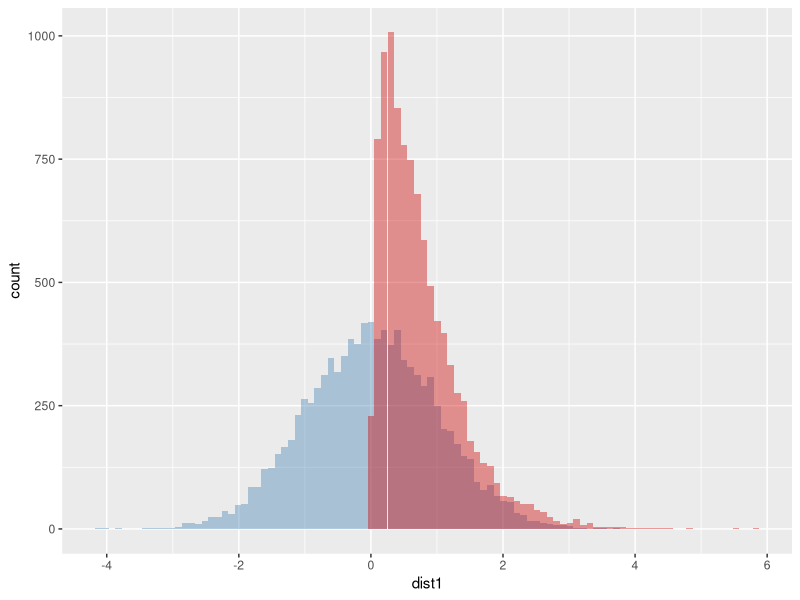
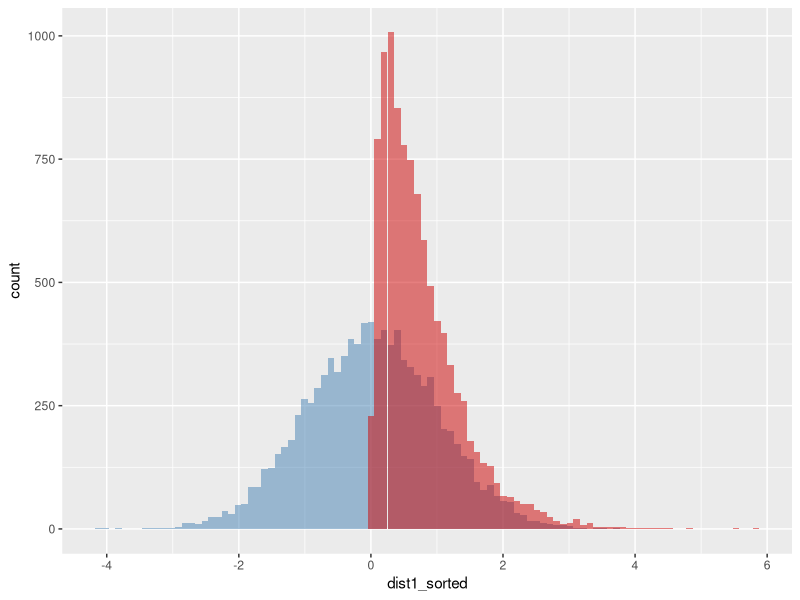
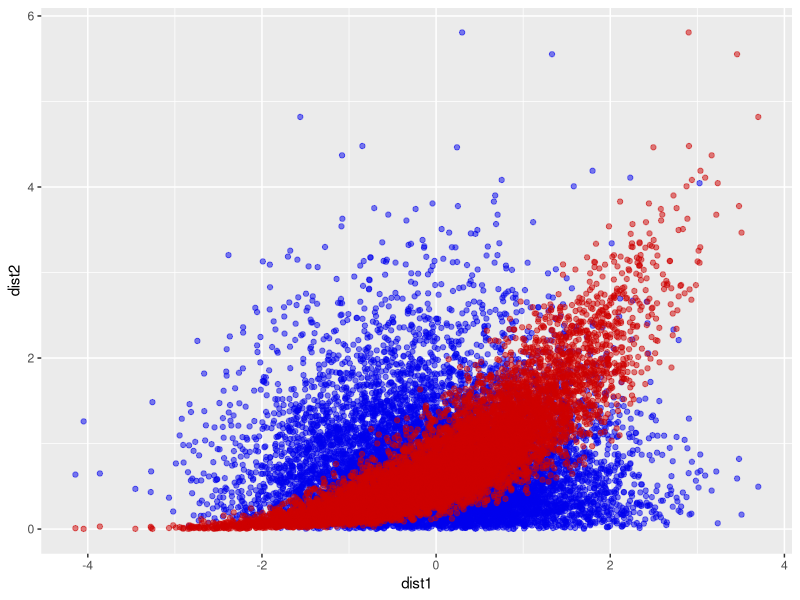

The R source for these figures, in order:


#### Play with 1-D and 2-D copula

## Author: Nafis Sadat
## Updated: June 8, 2017


##### V1: Get two random distributions and try and induce rank correlation (1-dim copula)

rm(list=ls())

require(foreign)
require(readstata13)
require(data.table)
require(ggplot2)
require(mvtnorm)
require(MASS)

### Let's simulate a normal and a gamma distribution each.


set.seed(11)
N <- 10000
dt1 <- data.table(id = c(1:N), dist1 = rnorm(N), dist2 = rgamma(N, 1.5, 2))


### What is the current Spearman and Pearson corr values now?
cor(dt1[,2:3], method= "spearman"); cor(dt1[,2:3], method = "pearson");


## Since this is a 2-D dataset, let's create the required correlation matrix we want to induce
corr_mat <- matrix(c(1, 0.9, 0.9, 1), nrow=2)

## We will simulate a multivariate normal distribution with the specific correlation structure; 
### the distribution info is irrelevant


draw1Dcopula <- function(X, corr_mat, print=FALSE){
    mvdat <- t(mvrnorm(n=dim(X)[1], mu=0 * 1:dim(X)[2], Sigma=corr_mat))
    ranks <- t(apply(mvdat, 1, rank, ties.method="first"))
    sorted_X <- apply(X, 2, sort)
    sapply(1:dim(X)[2], function(x) sorted_X[,x][as.vector(ranks[x,])])
}


dt1_post_copula <- data.table(draw1Dcopula(dt1[,2:3], corr_mat))
colnames(dt1_post_copula) <- c("dist1_sorted", "dist2_sorted")

## Compare summary stats
summary(dt1)
summary(dt1_post_copula)

cor(dt1_post_copula, method = "spearman")
cor(dt1_post_copula, method = "pearson")




### Plot stuff

### Histogram of data before sorting

ggplot(dt1) +
	geom_histogram(   aes(x = dist1), bins = 100, fill = "steelblue", alpha = 0.4) +
	geom_histogram(   aes(x = dist2), bins = 100, fill = "red3", alpha = 0.4)  

### Histogram of data after sorting
ggplot(dt1_post_copula) +
	geom_histogram( aes(x = dist1_sorted), bins = 100, fill = "steelblue", alpha = 0.5) +
	geom_histogram( aes(x = dist2_sorted), bins = 100, fill = "red3", alpha = 0.5) 


## Scatters	of distributions before and after
ggplot() +
	geom_point(data = dt1, aes(x = dist1, y=dist2), color = "blue2", fill="steelblue", alpha = .5) +
	geom_point(data = dt1_post_copula, aes(x = dist1_sorted, y=dist2_sorted), color = "red3", fill="red", alpha = .5)





##### V2: Using a 2-D copula to coerce rank correlation in one dimensions, but keeping correlation in another specified one (e.g. time)


# Here's a function for creating AR draws each draw has an AR process for x years (and therefore specifying a time correlation)
simulate_time_series <- function(years, draws, corr, print=FALSE){
  X <- matrix(runif(draws*years), nrow=years, ncol=draws)
  corr_mat <- corr**abs(outer(0:(years-1), 0:(years-1), "-"))
  mvdat <- t(mvrnorm(n=draws, mu=0 * 1:years, Sigma=corr_mat, empirical=TRUE))
  ranks <- t(apply(mvdat, 1, rank, ties.method="first"))
  sorted_X <- t(apply(X, 1, sort))
  t(sapply(1:years, function(x) sorted_X[x,][ranks[x,]]))
}



draws <- 10000 # number of draws
years <- 25 # number of years
corr <- .98 # correlation over time we want
ages <- 10 # number of age groups we have
age_corr <- .75 # correlation we want between adjacent age groups



# simulate draws of AR time series for independent age groups
age_simulations <- lapply(1:ages, function(x) simulate_time_series(years, draws, corr))

# Restructure data so it is in 3D array with dims being c(time, age, draws)
Xtad <- aperm(array(c(sapply(age_simulations, function(x) x)), 
                    dim=c(years, draws,ages)), c(1, 3, 2))

# check out the correlation over time it looks good thanks to first function
sapply(1:ages, function(x) sapply(2:years, function(y)
  cor(Xtad[y,x,], Xtad[y-1,x,])))

# since ages were created independently however they are uncorrelated
sapply(2:ages, function(x) sapply(1:years, function(y)
  cor(Xtad[y,x,], Xtad[y,x-1,])))

# here I am going to devise a corr mat I want for ages but this is most likely going to be derived from data for other cases

## Using the same AR decaying matrix formula as in the time series function:
corr_mat <- age_corr**abs(outer(0:(ages-1), 0:(ages-1), "-"))



# this is the function that takes a 3D array and leaves the first dimension (in
# our test case that dimension is time) unchnaged while sorting the 
# 3rd dimension (this is probably always gonna be the draws dimension) 
# in order to get the desired correlation in the 2nd dimension (for us it is
# age but it could just as easily be country or cause or SDI component whatever)
draw2Dcopula <- function(X, cor_mat){
  L <- dim(X)[2]
  D <- dim(X)[3]
  Xsum <- apply(X, c(2, 3), sum)
  mvdat <- mvrnorm(n=D, mu=0 * 1:L, Sigma=cor_mat, empirical=TRUE)
  ranks <- apply(mvdat, 2, rank, ties.method="first")
  sortedXsim <- apply(Xsum, 1, function(x) sort(x, index.return=TRUE)$ix)
  sortedX <- Xtad
  for(i in 1:L){
    sortedX[,i,] <- Xtad[,i,sortedXsim[,i]]
  }
  Xcorr <- sortedX
  for(i in 1:L){
    Xcorr[,i,] <- sortedX[,i,ranks[,i]]
  }
  Xcorr
}

# lets 2D copulate the data now
Xcorr <- draw2Dcopula(Xtad, corr_mat)

# correlation over our first dimension (time) remains unchanged
sapply(1:ages, function(x) sapply(2:years, function(y)
  cor(Xcorr[y,x,], Xcorr[y-1,x,])))

# correlation over our second dimension (age) now approaches desired target somewhat
sapply(2:ages, function(x) sapply(1:years, function(y)
  cor(Xcorr[y,x,], Xcorr[y,x-1,])))
